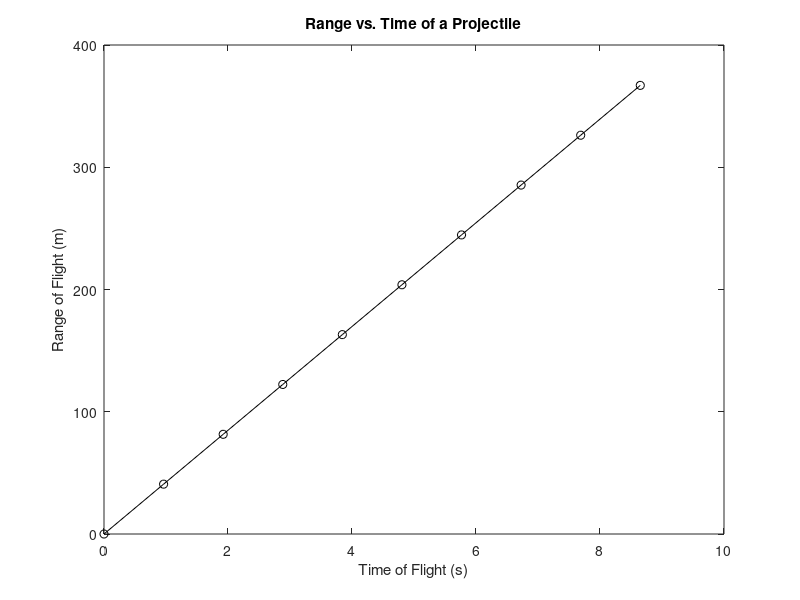

MATLAB code for this plot:
function [x,t] = Projectile(vi,viunit,a,h)
% Uses initial velocity, launch angle, and height of a projectile to calculate the
% range and time of flight. Initial velocity can be entered in mph or m/s,
% launch angle is entered in degrees, and height is entered in meters.

% set default values
if nargin == 0
    vi = 60;
    viunit = 'm/s';
    a = 45;
    h = 0;
end

% define function contraints
if a <=0 || a >= 90
    error("angle must be between 0 and 90 degrees")
end

if ~isnumeric(vi)
    error("velocity must be a number")
end

if ~isnumeric(a)
    error("angle must be a number")
end

% convert units to m/s
if viunit == 'mph'
    vinew = (vi/2.237);
elseif viunit == 'm/s'
    vinew = vi;
end

% find components of initial velocity
vix = vinew*cosd(a);
viy = vinew*sind(a);

% define gravity constant
g = 9.81;

% calculate time of flight
t = (2*viy)/g;

% calculate range of flight
x = (2*vix*viy)/g;

% graph trajectory of projectile and animate the line
plot(linspace(0,t,10),linspace(0,x,10),'-ok')
xlabel('Time of Flight (s)')
ylabel('Range of Flight (m)')
title('Range vs. Time of a Projectile')
%an = animatedline(linspace(0,t,10),linspace(0,x,10))
% not sure how to animate the line - I've tried a few different things and
% none of them work
end